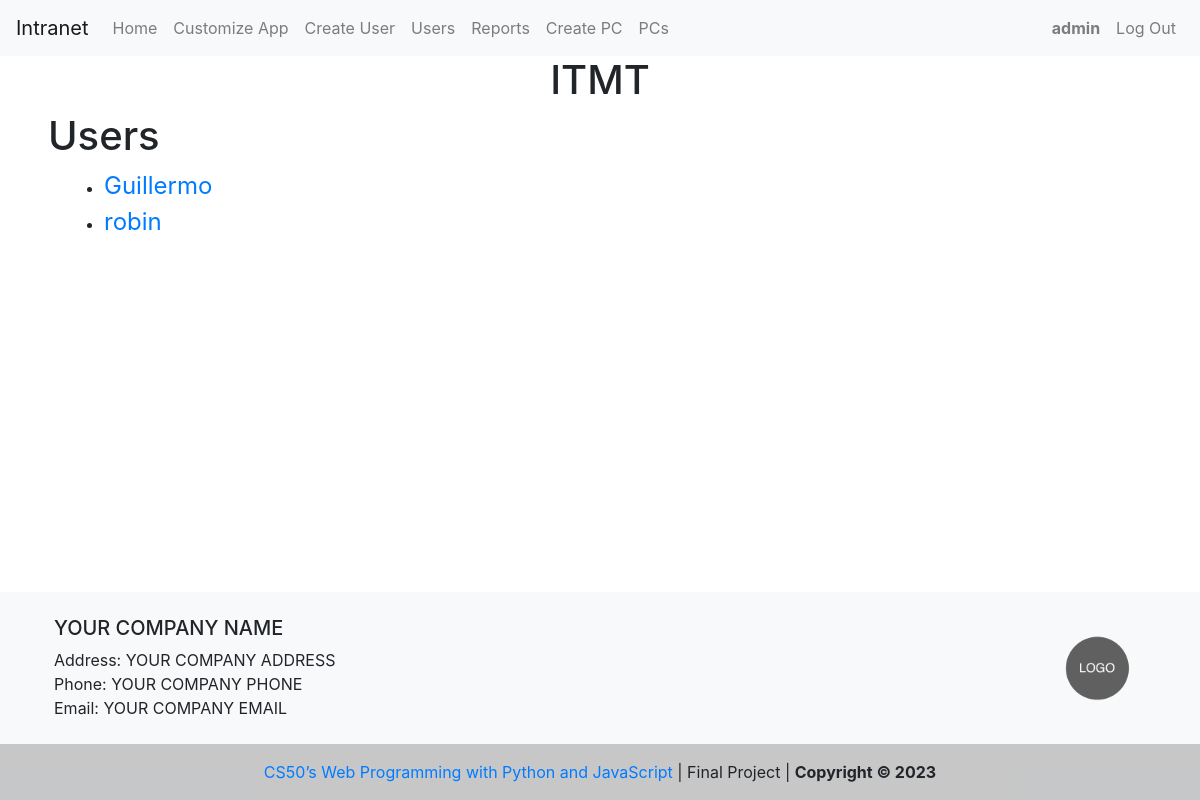
Page /users (signed in) on the earlier database version.
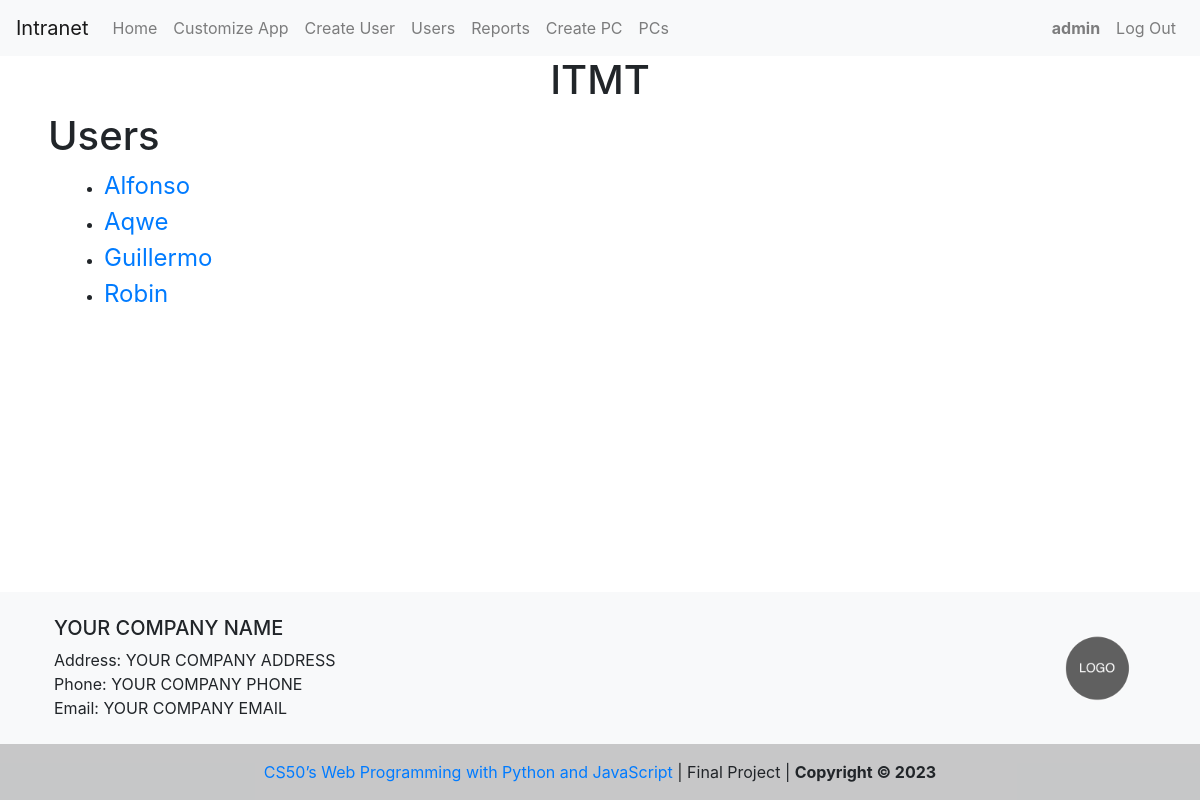
Same page on the later database version.
### capstone/models.py (models this page shows)
class User(AbstractUser):
    pass

### capstone/views.py (the view)
# urls.py: path("users", views.users, name="users"),
@login_required
def users(request):
    users = (
        User.objects.all()
        .exclude(is_superuser=True)
        .exclude(username="admin")
        .order_by(Lower("username"))
    )
    return render(request, "capstone/users.html", {"users": users})

### capstone/context_processors.py (called while the page is built)
def footer_processor(request):
    footer = Footer.objects.first()
    return {
        "company_name": footer.company_name,
        "company_address": footer.company_address,
        "company_phone": footer.company_phone,
        "company_email": footer.company_email,
        "company_avatar": footer.company_avatar,
    }

### capstone/templates/capstone/users.html
{% extends "capstone/layout.html" %}
{% block body %}
 {% if user.is_authenticated %}
 {% if user.username == 'admin' %}
<div class="ml-5 mr-5">
  <h1>Users</h1>
  <ul class="ml-3">
    {% for user in users %}
    <li>
      <a class=' text-decoration-none fs-24' href="{% url 'user_profile' user %}">{{ user }}</a>
    </li>
    {% endfor %}
  </ul>
</div>
{% endif %}
{% endif %}
{% endblock %}

Differences in the rows shown:
added User: username "Alfonso"
added User: username "Aqwe"
changed User: username "robin" → "Robin"
